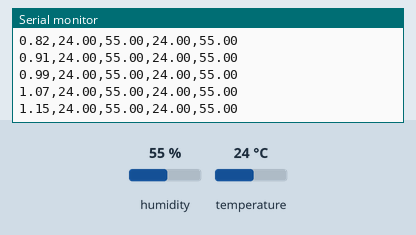
Simulated run of this sketch. Board: Arduino Uno, built with avr-gcc and run on an emulated ATmega328P. Parts: the last lines printed to the serial monitor. Inputs (shaded band) come from the test bench; at power-on: humidity 55 %, temperature 24 °C.

Above: at 1.2 s.
1.3 s: humidity set to 22 %
At 1.3 s:
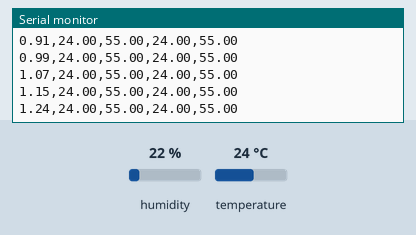
4.3 s: temperature set to 12 °C
At 4.36 s:
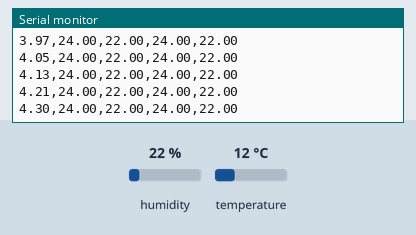
5.8 s: humidity set to 40 %
At 5.85 s:
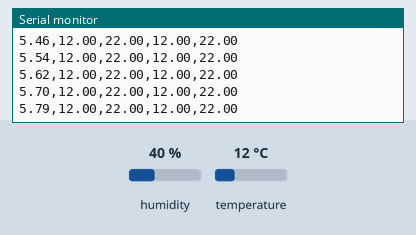
Timing chart, 0 to 8.8 s (numbered marks = the images above; inputs shaded):
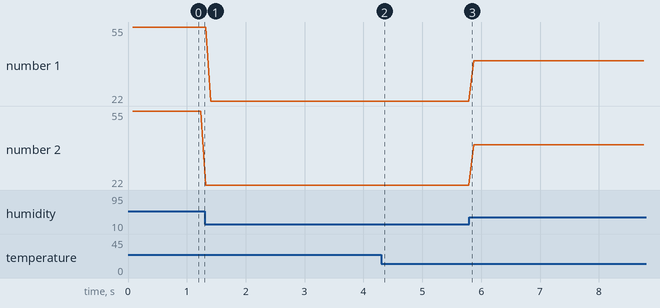

The sketch:

Lab8Part2.ino
```cpp
#include <Wire.h>
#include "Adafruit_SHT31.h"
#include <Arduino.h>
Adafruit_SHT31 sht31 = Adafruit_SHT31();

void setup() {
  Serial.begin(9600);
}

void loop() {
  sht31.begin(0x44);                    // chamber, addr = 0x44
  float Tchb = sht31.readTemperature(); // read chamber T
  float Hchb = sht31.readHumidity();    // read chamber RH

  sht31.begin(0x45);                    // ambient, addr = 0x45
  float Tamb = sht31.readTemperature(); // read ambient T, add offseet
  float Hamb = sht31.readHumidity();    // read ambient RH, add offset

  float sec = millis() / 1000.0;

  Serial.print(sec);  Serial.print(",");
  Serial.print(Tchb); Serial.print(",");
  Serial.print(Hchb); Serial.print(",");
  Serial.print(Tamb); Serial.print(",");
  Serial.println(Hamb);
}
```

Measured:
- plotted number 1: 55 → 22 after the input at 1.3 s
- plotted number 2: 55 → 22 after the input at 1.3 s
